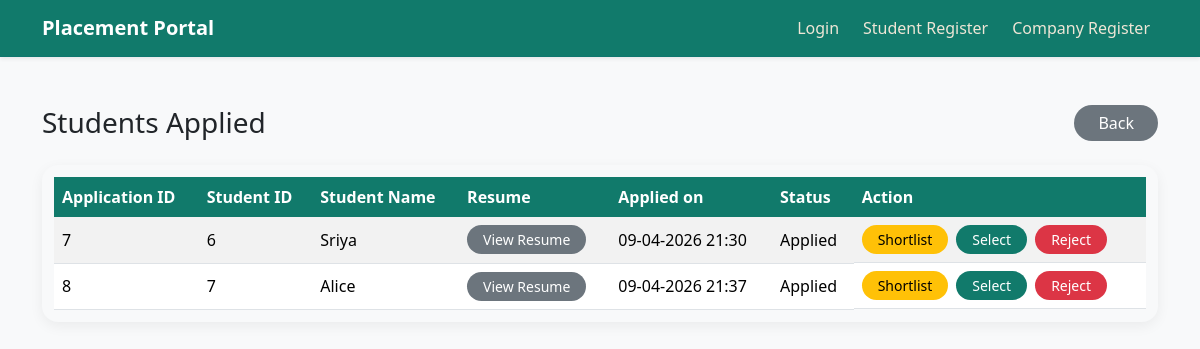
Page /view_applications/2 on the committed database.
### models.py (models this page shows)
class Application(db.Model):
    id = db.Column(db.Integer, primary_key=True)
    student_id = db.Column(db.Integer,db.ForeignKey('student.id',ondelete="CASCADE"))
    drive_id = db.Column(db.Integer,db.ForeignKey('placement_drive.id',ondelete="CASCADE"))
    status = db.Column(db.String(50))
    application_date = db.Column(db.DateTime, default=datetime.now)

class Student(db.Model):
    id = db.Column(db.Integer, primary_key=True)
    name = db.Column(db.String(100))
    email = db.Column(db.String(100))
    resume = db.Column(db.String(200))
    password = db.Column(db.String(100))
    phone = db.Column(db.String(15),nullable=True)
    branch = db.Column(db.String(50))
    year = db.Column(db.String(10))
    cgpa = db.Column(db.Float)
    skills = db.Column(db.String(200))
    applications = db.relationship('Application', backref='student',cascade="all, delete",
    passive_deletes=True)
    is_blacklisted = db.Column(db.Boolean, default=False)

### routes/company_routes.py (the view)
@company_bp.route("/view_applications/<int:drive_id>")
def view_applications(drive_id):
    applications = Application.query.join(Student).filter(
        Application.drive_id==drive_id,
        Student.is_blacklisted==False
    ).all()
    return render_template(
        "view_applications.html",
        applications=applications
    )

### templates/view_applications.html
{% extends "base.html" %}
{% block content %}
<div class="page-block d-flex justify-content-between align-items-center">
    <h3 class="mb-0">Students Applied</h3>
    <a href="/company/dashboard" class="btn btn-secondary px-4">Back</a>
</div>
<div class="table-wrap">
    <table class="table table-striped table-hover align-middle">
        <thead>
            <tr>
                <th>Application ID</th>
                <th>Student ID</th>
                <th>Student Name</th>
                <th>Resume</th>
                <th>Applied on</th>
                <th>Status</th>
                <th>Action</th>
            </tr>
        </thead>
        <tbody>
            {% for app in applications %}
            <tr>
                <td>{{ app.id }}</td>
                <td>{{ app.student.id }}</td>
                <td>{{ app.student.name }}</td>
                <td>
                    {% if app.student.resume %}
                    <a href="/{{ app.student.resume|replace('\\', '/') }}" target="_blank" class="btn btn-secondary btn-sm px-3">
                        View Resume
                    </a>
                    {% else %}
                    <span class="badge bg-secondary">Not uploaded</span>
                    {% endif %}
                </td>
                <td>{{ app.application_date.strftime("%d-%m-%Y %H:%M") }}</td>
                <td>{{ app.status }}</td>
                <td class="d-flex gap-2">
                    <a href="/update_status/{{ app.id }}/Shortlisted" class="btn btn-warning btn-sm px-3">Shortlist</a>
                    <a href="/update_status/{{ app.id }}/Selected" class="btn btn-success btn-sm px-3">Select</a>
                    <a href="/update_status/{{ app.id }}/Rejected" class="btn btn-danger btn-sm px-3">Reject</a>
                </td>
            </tr>
            {% endfor %}
        </tbody>
    </table>
</div>
{% endblock %}

### static/styles.css (style rules this page uses)
body { min-height: 100vh; background: #f8f9fa; color: #212529; }
.table-wrap { background: #f8f9fa; border-radius: 1rem; padding: 0.75rem; box-shadow: 0 4px 14px rgba(0, 0, 0, 0.06); }
.table { margin-bottom: 0; }
.table thead th { background-color: #117a6b; color: #ffffff; border-bottom: none; }
.table-striped > tbody > tr:nth-of-type(odd) > * { --bs-table-accent-bg: #efe6d6; }
.btn { border-radius: 999px; border: none; transition: transform 0.2s ease, box-shadow 0.2s ease, filter 0.2s ease; }
.btn-success { background-color: #117a6b; }
.btn-danger { background-color: #dc3545; }
.btn-secondary { background-color: #6c757d; }
.page-block { margin-bottom: 1.5rem; }

### rows in the picture
Application: id "7", student.id "6", student.name "Sriya", application_date "09-04-2026 21:30", status "Applied"
Application: id "8", student.id "7", student.name "Alice", application_date "09-04-2026 21:37", status "Applied"
